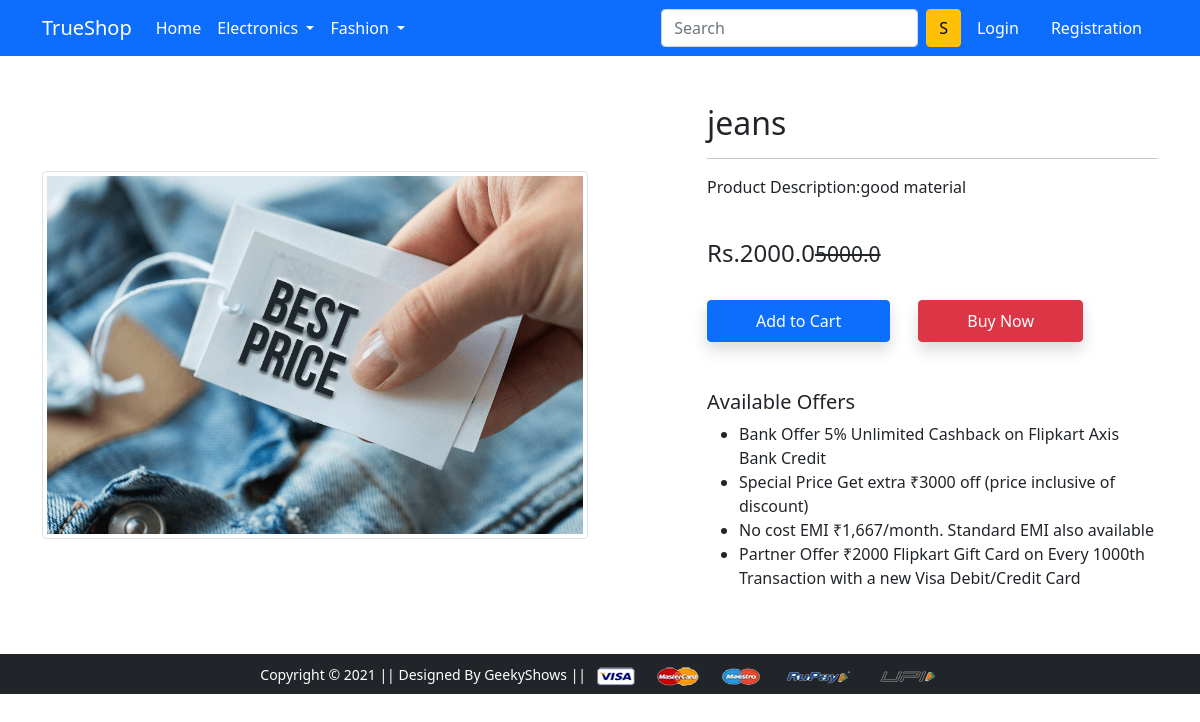
Screenshot of /product-detail/2 with the database file from the repository.
### app/models.py (models this page shows, shortened)
class Product(models.Model):
    tittle = models.CharField(max_length=100)
    selling_price = models.FloatField()
    discount_price = models.FloatField()
    description = models.TextField()
    brand = models.CharField(max_length=100)
    category = models.CharField(choices=CATEGORY_CHOICES,max_length=2)
    product_image = models.ImageField(upload_to='productimg')

### app/views.py (the view)
# urls.py: path('product-detail/<int:pk>', views.productDetailview.as_view(),name='product-detail'),
class productDetailview(View):
    def get(self,request,pk):
        product = Product.objects.get(pk=pk)
        return render(request,'app/productdetail.html',{'product':product})

### app/templates/app/productdetail.html (shortened to what this page needs)
{% extends 'app/base.html' %}
{% load static %}
{% block main-content %}
<div class="container my-5">
 <div class="row">
  <div class="col-sm-6 text-center align-self-center">
   <img src="{{product.product_image.url}}" alt="" class="img-fluid img-thumbnail">
  </div>
  <div class="col-sm-5 offset-sm-1">
   <h2>{{product.tittle}}</h2>
   <hr>
   <p>Product Description:{{product.description}}</p> <br>
   <h4>Rs.{{product.discount_price}}<small class="fw-light text-decoration-line-through">{{product.selling_price}}</small></h4> <br>
   <a href="{% url 'add-to-cart' %}" class="btn btn-primary shadow px-5 py-2">Add to Cart</a>
   <a href="{% url 'buy-now' %}" class="btn btn-danger shadow px-5 py-2 ms-4">Buy Now</a>
   <h5 class="mt-5">Available Offers</h5>
   <ul>
    <li>Bank Offer 5% Unlimited Cashback on Flipkart Axis Bank Credit</li>
    <li>Special Price Get extra ₹3000 off (price inclusive of discount)</li>
    <li>No cost EMI ₹1,667/month. Standard EMI also available</li>
    <li>Partner Offer ₹2000 Flipkart Gift Card on Every 1000th Transaction with a new Visa Debit/Credit Card</li>
   </ul>
  </div>
 </div>
</div>
{% endblock main-content %}

### rows the page displays
Product: product_image (picture), tittle "jeans", description "good material", discount_price "2000.0", selling_price "5000.0"
